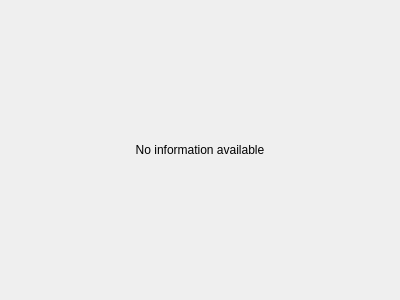
<?xml version="1.0" encoding="UTF-8"?>
<ui version="4.0">
 <class>UnknownData</class>
 <widget class="QWidget" name="UnknownData">
  <property name="geometry">
   <rect>
    <x>0</x>
    <y>0</y>
    <width>400</width>
    <height>300</height>
   </rect>
  </property>
  <property name="windowTitle">
   <string>Form</string>
  </property>
  <layout class="QGridLayout" name="gridLayout">
   <item row="0" column="0">
    <widget class="QLabel" name="label">
     <property name="text">
      <string>No information available</string>
     </property>
     <property name="alignment">
      <set>Qt::AlignCenter</set>
     </property>
    </widget>
   </item>
  </layout>
 </widget>
 <resources/>
 <connections/>
</ui>
